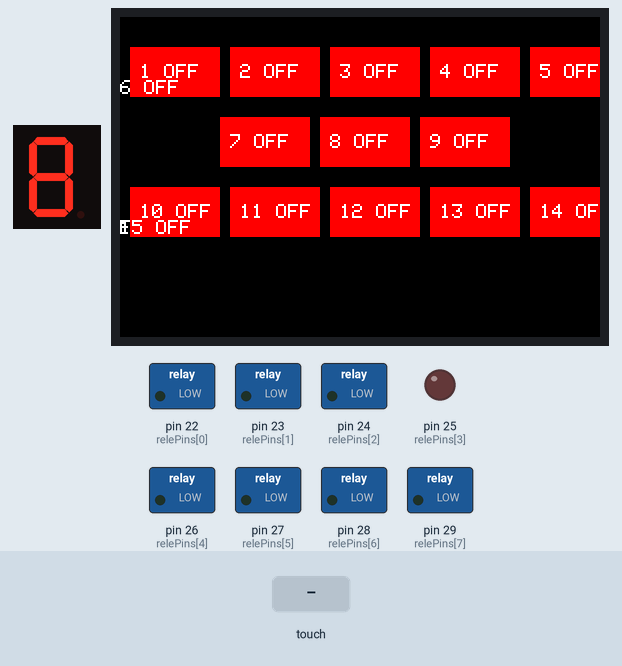
A sketch run on a simulated Arduino Mega 2560, built with avr-gcc and run on an emulated ATmega2560. Parts: 1-digit seven-segment display, 480×320 colour display, switched loads named in the sketch (green lamp = pin HIGH), output pins drawn as LEDs (lit = HIGH). Wiring (inferred from the names in the program): 1-digit 7-segment display, segments lit when LOW: segments pin 30, pin 31, pin 32, pin 33, pin 34, pin 35, pin 36. The test bench sets the inputs (shaded band). The segment pins are drawn as the display they are named for; pins used as bus, display or sensor lines are not drawn.

Above: at 1.5 s.
1.6 s: touch panel pressed at 13 % / 10 % of its raw x / y range
At 2.0 s:
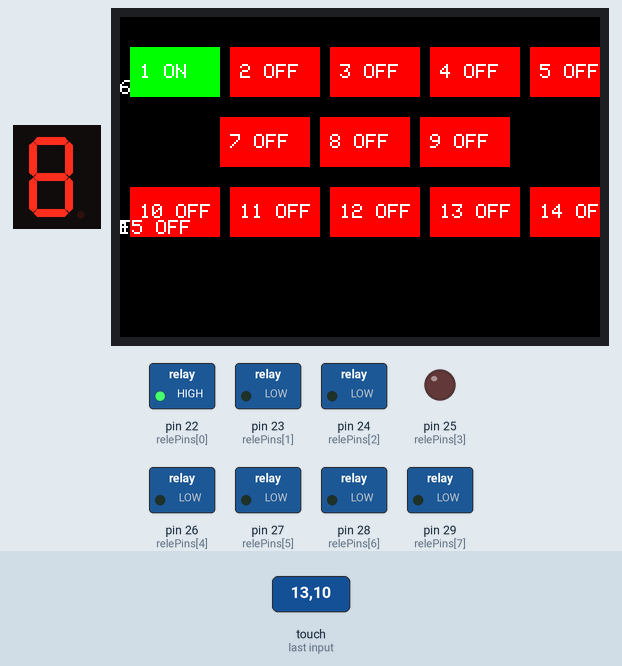
3.1 s: touch panel pressed at 38 % / 10 % of its raw x / y range
At 4.3 s:
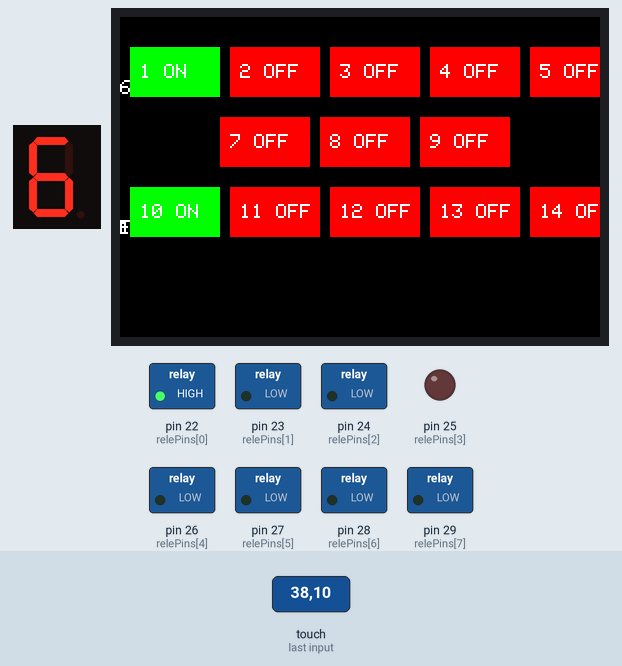
4.6 s: touch panel pressed at 13 % / 50 % of its raw x / y range
At 5.5 s:
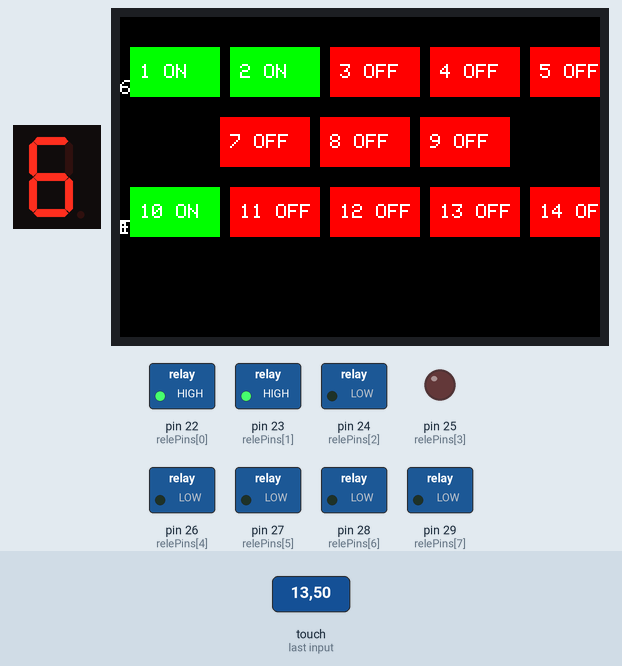
6.1 s: touch panel pressed at 38 % / 50 % of its raw x / y range
At 6.7 s:
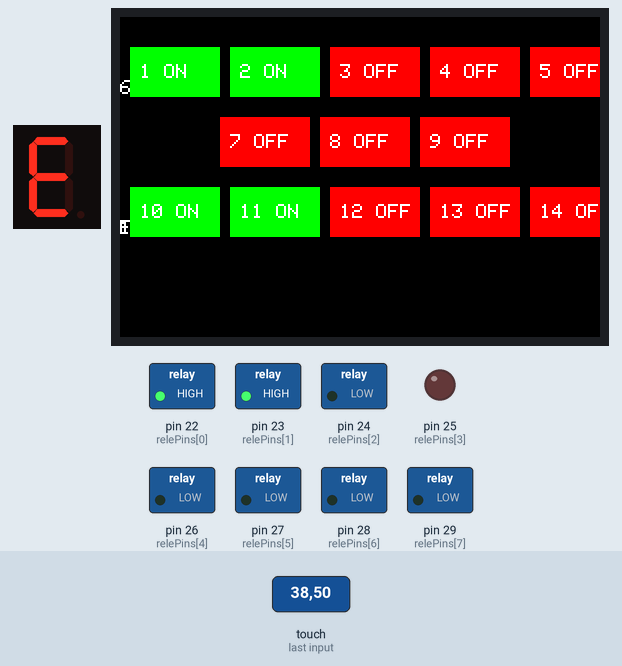
7.6 s: touch panel pressed at 13 % / 70 % of its raw x / y range
At 8.8 s:
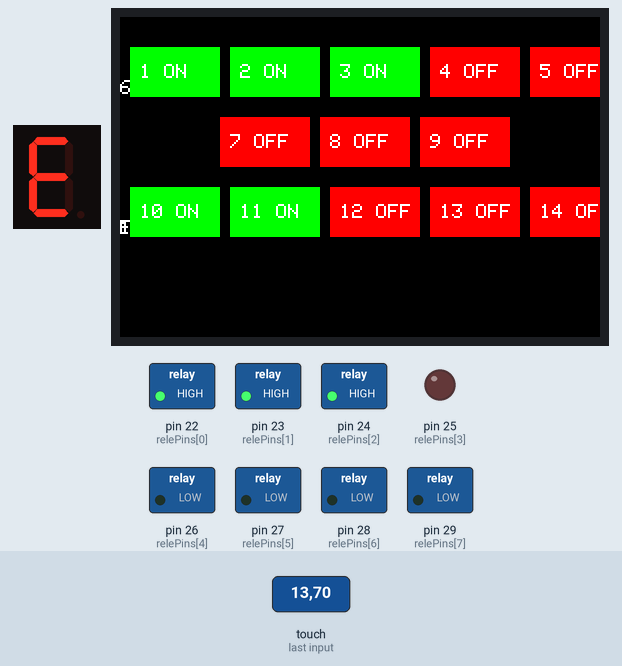
9.1 s: touch panel pressed at 38 % / 70 % of its raw x / y range
At 10.2 s:
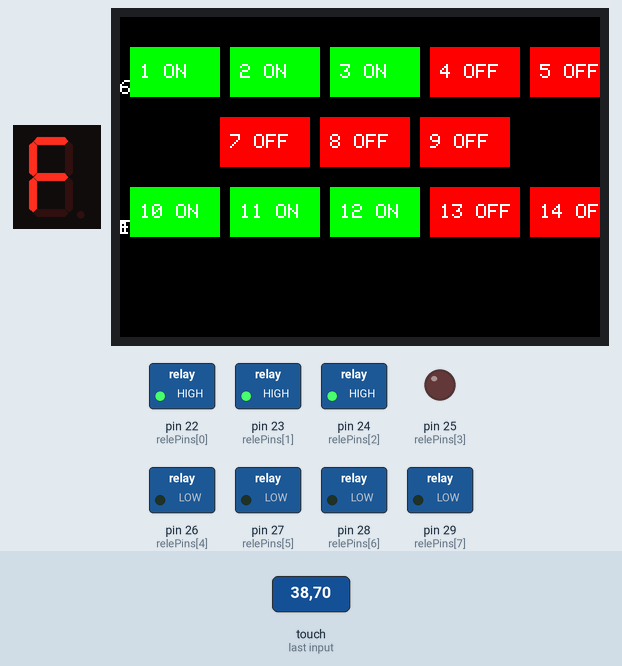
Timing chart, 0 to 11.6 s (numbered marks = the images above; inputs shaded):
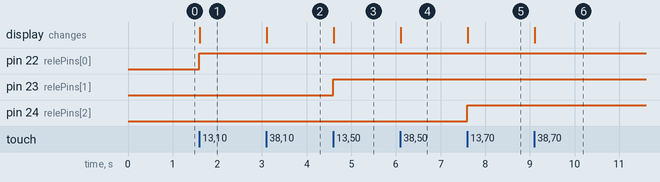

The sketch:

Teste_MAQUETE.ino
```cpp
// Bibliotecas necessárias
#include <MCUFRIEND_kbv.h>
#include <TouchScreen.h>
#include <Adafruit_GFX.h>

// Configuração da tela TFT e toque
MCUFRIEND_kbv tft;
#define YP A3
#define XM A2
#define YM 9
#define XP 8
TouchScreen ts = TouchScreen(XP, YP, XM, YM, 300);
#define MINPRESSURE 200
#define MAXPRESSURE 1000
#define TS_MINX 100
#define TS_MAXX 920
#define TS_MINY 70
#define TS_MAXY 900
#define TFT_WIDTH  320
#define TFT_HEIGHT 480

// Pinos dos relés (ajuste conforme seu circuito)
const int relePins[15] = {22, 23, 24, 25, 26, 27, 28, 29, 30, 31, 32, 33, 34, 35, 36};
bool releStates[15] = {false};

// Estrutura de botão
struct Botao {
  int x, y, w, h;
  uint16_t corOn, corOff;
  String label;
};

Botao botoes[15];

void desenhaBotao(int i) {
  Botao b = botoes[i];
  uint16_t cor = releStates[i] ? b.corOn : b.corOff;
  tft.fillRect(b.x, b.y, b.w, b.h, cor);
  tft.setTextColor(TFT_WHITE);
  tft.setTextSize(2);
  tft.setCursor(b.x + 10, b.y + b.h / 2 - 8);
  tft.print(b.label + (releStates[i] ? " ON" : " OFF"));
}

void setup() {
  Serial.begin(9600);
  uint16_t ID = tft.readID();
  tft.begin(ID);
  tft.setRotation(1);
  tft.fillScreen(TFT_BLACK);

  // Inicializa os pinos dos relés
  for (int i = 0; i < 15; i++) {
    pinMode(relePins[i], OUTPUT);
    digitalWrite(relePins[i], LOW);
  }

  // Configura os botões (6+3+6 layout)
  int espacoX = 10, espacoY = 10;
  int largura = 90, altura = 50;
  for (int i = 0; i < 6; i++) {
    botoes[i] = {espacoX + (largura + espacoX) * i, 30, largura, altura, TFT_GREEN, TFT_RED, String(i+1)};
  }
  for (int i = 6; i < 9; i++) {
    botoes[i] = {espacoX + (largura + espacoX) * (i-6) + largura, 100, largura, altura, TFT_GREEN, TFT_RED, String(i+1)};
  }
  for (int i = 9; i < 15; i++) {
    botoes[i] = {espacoX + (largura + espacoX) * (i-9), 170, largura, altura, TFT_GREEN, TFT_RED, String(i+1)};
  }

  for (int i = 0; i < 15; i++) desenhaBotao(i);
}

void loop() {
  TSPoint p = ts.getPoint();
  pinMode(XM, OUTPUT);
  pinMode(YP, OUTPUT);

  if (p.z > MINPRESSURE && p.z < MAXPRESSURE) {
    int x = map(p.y, TS_MINY, TS_MAXY, 0, TFT_WIDTH);
    int y = map(p.x, TS_MINX, TS_MAXX, 0, TFT_HEIGHT);

    for (int i = 0; i < 15; i++) {
      Botao b = botoes[i];
      if (x > b.x && x < (b.x + b.w) && y > b.y && y < (b.y + b.h)) {
        releStates[i] = !releStates[i];
        digitalWrite(relePins[i], releStates[i] ? HIGH : LOW);
        desenhaBotao(i);
        delay(300); // debounce
        break;
      }
    }
  }
}
```

Measured:
- after the input at 1.6 s, pin 22 (relePins[0]): LOW → HIGH at once; the display: changes at once (image 1)
- after the input at 3.1 s, the display: changes at once (image 2)
- after the input at 4.6 s, pin 23 (relePins[1]): LOW → HIGH at once; the display: changes at once (image 3)
- after the input at 6.1 s, the display: changes at once (image 4)
- after the input at 7.6 s, pin 24 (relePins[2]): LOW → HIGH at once; the display: changes at once (image 5)
- after the input at 9.1 s, the display: changes at once (image 6)
